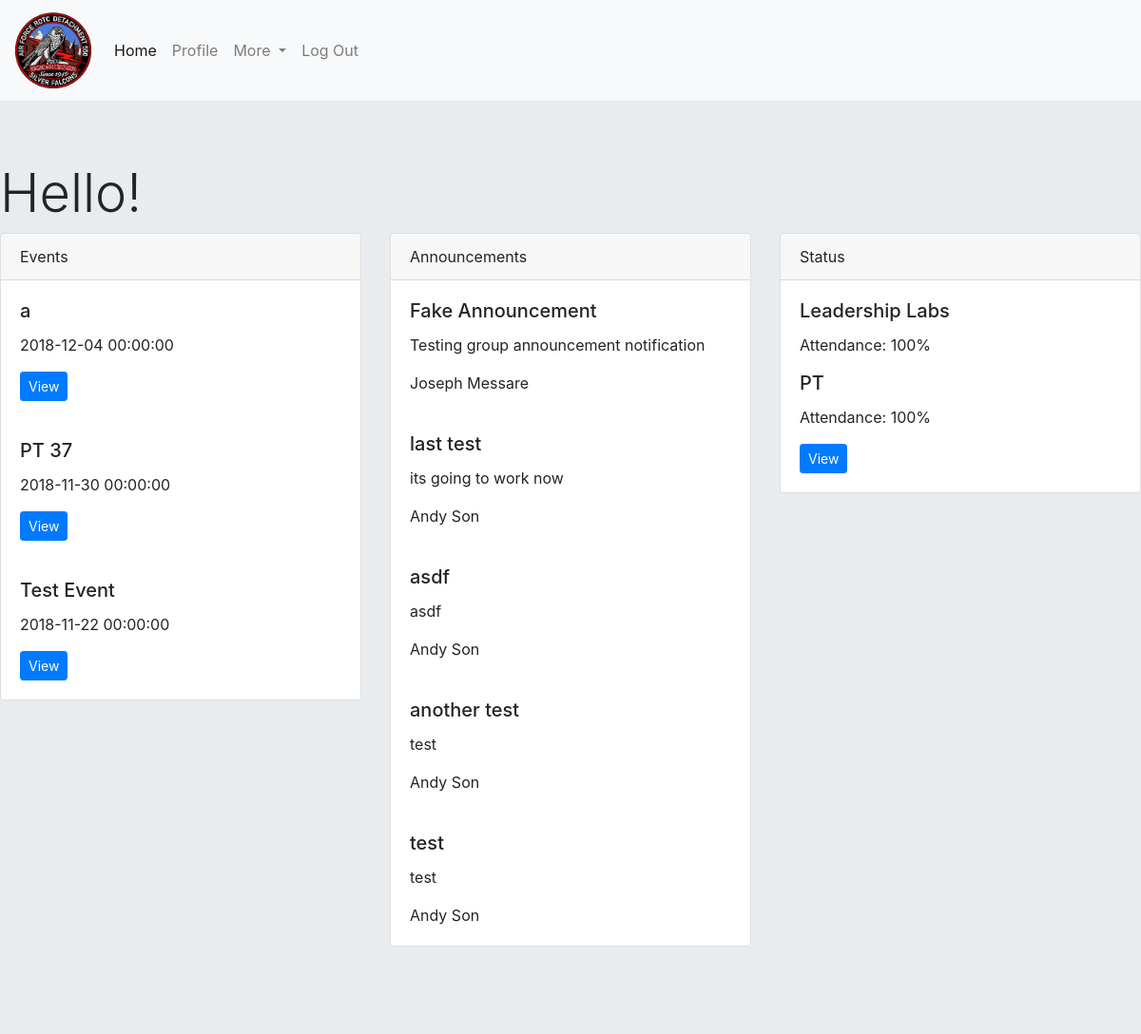
Before: /home.php (signed in) with the older database file.
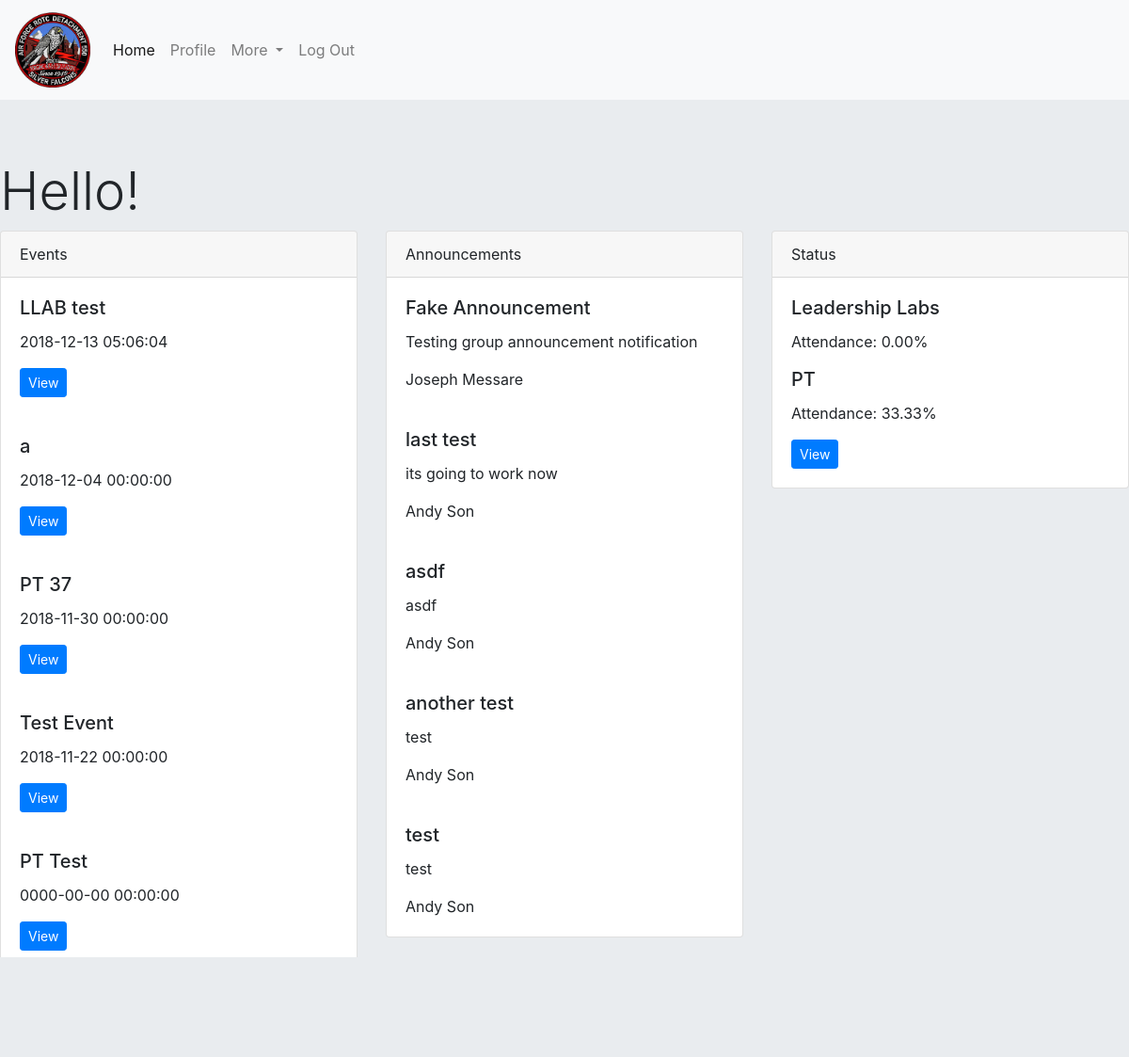
After: the same page with the newer database file.
### tables this page shows
CREATE TABLE `cadetEvent` (
  `name` varchar(255) DEFAULT NULL,
  `date` datetime DEFAULT NULL,
  `eventID` int(11) NOT NULL,
  `pt` tinyint(4) DEFAULT NULL,
  `llab` int(11) DEFAULT NULL
);

CREATE TABLE `announcement` (
  `title` varchar(255) NOT NULL,
  `subject` varchar(255) NOT NULL,
  `body` mediumtext NOT NULL,
  `createdBy` int(10) NOT NULL,
  `uid` int(11) NOT NULL,
  `date` timestamp NOT NULL DEFAULT CURRENT_TIMESTAMP
);

CREATE TABLE `cadet` (
  `firstName` varchar(255) DEFAULT NULL,
  `rank` varchar(10) DEFAULT NULL,
  `rin` int(11) NOT NULL,
  `primaryEmail` varchar(100) DEFAULT NULL,
  `secondaryEmail` varchar(255) DEFAULT NULL,
  `primaryPhone` bigint(15) NOT NULL,
  `secondaryPhone` bigint(15) DEFAULT NULL,
  `password` varchar(255) DEFAULT NULL,
  `bio` text,
  `flight` varchar(20) NOT NULL,
  `position` varchar(100) DEFAULT NULL,
  `groupMe` varchar(50) NOT NULL,
  `AFGoals` text,
  `awards` text,
  `middleName` varchar(255) DEFAULT NULL,
  `lastName` varchar(255) NOT NULL,
  `PGoals` text NOT NULL,
  `admin` tinyint(1) NOT NULL DEFAULT '0',
  `rfid` int(10) DEFAULT NULL
);

### home.php (the view, shortened to what this page needs)
<?php
include('./assets/inc/header.php');
?>
  <div class="jumbotron jumbotron-fluid">
    <h1 class="display-4"> Hello! </h1>
    <div class="row">
      <div class="col-4">
	    <div class="card" style="width:100%">
  		  <div class="card-header">
    		Events
  		  </div>
  		<?php $sql = "SELECT * FROM `cadetEvent` ORDER BY date DESC LIMIT 5";
        $stmt = $mysqli->prepare($sql);
        $stmt->execute();
        $result = $stmt->get_result();
        while ($row = $result->fetch_assoc())
        {
            echo "<div class=\"card-body\">";
    		echo "<h5 class=\"card-title\">" . $row['name'] . "</h5>";
    		echo "<p class=\"card-text\">" . $row['date'] . "</p>";
    		echo "<a href='attendance.php?eventid=" . $row['eventID'] . "' class=\"btn btn-sm btn-primary\">View</a></div>";
        } ?>
	   </div>
      </div>
    <div class="col-4">
      <div class="card" style="width:100%">
        <div class="card-header">
            Announcements
        </div>
            <?php
            $query = 'SELECT a.title, a.subject, c.firstName, c.lastName FROM announcement a, cadet c WHERE a.createdBy = c.rin ORDER BY date DESC LIMIT 5;';
            $stmt = $mysqli->prepare($query);
            $stmt->execute();
            $result = $stmt->get_result();
            while($row = $result->fetch_assoc()) {
                echo "<div class='card-body'>";
                echo "<h5 class='card-title'>" . $row['title'] . '</h5>';
                echo "<p class='card-text'> " . $row['subject'] . '</p>';
                echo "<p class='card-text'>" . $row['firstName'] . ' ' . $row['lastName'] . '</p></div>';
            }
            ?>
      </div>
    </div>
    <div class="col-4">
	  <div class="card" style="width:100%">
  		<div class="card-header">
    		Status
  		</div>
  		<div class="card-body">
        <h5 class="card-title">Leadership Labs</h5>
            <?php
                        $sql = "SELECT * FROM cadetEvent WHERE llab = 1";
                        $stmt = $mysqli->prepare($sql);
                        $stmt->execute();
                        $result = $stmt->get_result();
                        $sum = mysqli_num_rows($result);
                        $sql = "SELECT * FROM attendance, cadetEvent WHERE attendance.eventid = cadetEvent.eventID AND rin = ? AND llab = 1";
                        $stmt = $mysqli->prepare($sql);
                        $stmt->bind_param("i", $_SESSION['rin']);
                        $stmt->execute();
                        $result = $stmt->get_result();
                        $attend = mysqli_num_rows($result);
                        if($sum != 0)
                        {
                           $perc = number_format( (($attend / $sum) * 100), 2 );
                        }
                        else
                        {
                            $perc = 100;
                        }
            ?>
    		<p class="card-text">Attendance: <?php echo $perc; ?>%</p>
        <h5 class="card-title">PT</h5>
            <?php $sql = "SELECT * FROM cadetEvent WHERE pt = 1";
                        $stmt = $mysqli->prepare($sql);
                        $stmt->execute();
                        $result = $stmt->get_result();
                        $sum = mysqli_num_rows($result);
                        $sql = "SELECT * FROM attendance, cadetEvent WHERE attendance.eventid = cadetEvent.eventID AND rin = ? AND pt = 1";
                        $stmt = $mysqli->prepare($sql);
                        $stmt->bind_param("i", $_SESSION['rin']);
                        $stmt->execute();
                        $result = $stmt->get_result();
                        $attend = mysqli_num_rows($result);
                        if($sum != 0)
                        {
                           $perc = number_format( (($attend / $sum) * 100), 2 );
                        }
                        else
                        {
                            $perc = 100;
                        }
                         ?>
        <p class="card-text">Attendance: <?php echo $perc; ?>%</p>
    		<a href="attendance.php" class="btn btn-sm btn-primary">View</a>
  		</div>
      </div>
    </div>

### assets/inc/header.php (shortened to what this page needs)
<!DOCTYPE html>
<html lang="en">
<head>
    <link rel="stylesheet" href="https://stackpath.bootstrapcdn.com/bootstrap/4.1.3/css/bootstrap.min.css">
<link href="https://cdnjs.cloudflare.com/ajax/libs/summernote/0.8.11/summernote.css" rel="stylesheet">
</head>
<body>
    <nav class="navbar navbar-expand-lg navbar-light bg-light">
        <a class="navbar-brand" href="home.php">
            <img src="assets/images/default.jpeg" width="80" height="80" class="d-inline-block align-center" alt="">
        </a>
      <div class="collapse navbar-collapse" id="navbarSupportedContent">
        <ul class="navbar-nav mr-auto">
          <li class="nav-item active">
            <a class="nav-link" href="home.php">Home</a>
          </li>
          <li class="nav-item">
            <a class="nav-link" href="myprofile.php">Profile</a>
          </li>
          <li class="nav-item dropdown">
            <a class="nav-link dropdown-toggle" href="#" id="navbarDropdown" role="button" data-toggle="dropdown" aria-haspopup="true" aria-expanded="false"> More
            </a>
          </li>
          <li class="nav-item">
            <a class="nav-link" href="logout.php">Log Out</a>
          </li>
        </ul>
      </div>
    </nav>
</body>
</html>

Changed rows visible on the page:
added cadetevent: name "LLAB test", date "2018-12-13 05:06:04"
added cadetevent: name "PT Test", date "0000-00-00 00:00:00"
Other visible differences:
$perc: "100" → "0.00"
$perc: "100" → "33.33"
